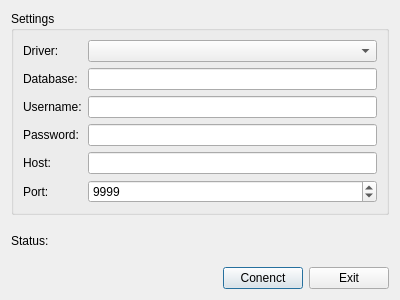
<?xml version="1.0" encoding="UTF-8"?>
<ui version="4.0">
 <class>connect_dialog</class>
 <widget class="QDialog" name="connect_dialog">
  <property name="geometry">
   <rect>
    <x>0</x>
    <y>0</y>
    <width>400</width>
    <height>300</height>
   </rect>
  </property>
  <property name="windowTitle">
   <string>Dialog</string>
  </property>
  <layout class="QVBoxLayout" name="verticalLayout">
   <item>
    <widget class="QGroupBox" name="setting_group">
     <property name="title">
      <string>Settings</string>
     </property>
     <layout class="QGridLayout" name="gridLayout">
      <item row="0" column="0">
       <widget class="QLabel" name="driver_label">
        <property name="text">
         <string>Driver:</string>
        </property>
       </widget>
      </item>
      <item row="0" column="1">
       <widget class="QComboBox" name="driver_edit"/>
      </item>
      <item row="4" column="0">
       <widget class="QLabel" name="host_label">
        <property name="text">
         <string>Host:</string>
        </property>
       </widget>
      </item>
      <item row="2" column="0">
       <widget class="QLabel" name="username_label">
        <property name="text">
         <string>Username:</string>
        </property>
       </widget>
      </item>
      <item row="3" column="0">
       <widget class="QLabel" name="password_label">
        <property name="text">
         <string>Password:</string>
        </property>
       </widget>
      </item>
      <item row="1" column="0">
       <widget class="QLabel" name="database_label">
        <property name="text">
         <string>Database:</string>
        </property>
       </widget>
      </item>
      <item row="5" column="0">
       <widget class="QLabel" name="port_label">
        <property name="text">
         <string>Port:</string>
        </property>
       </widget>
      </item>
      <item row="1" column="1">
       <widget class="QLineEdit" name="database_edit"/>
      </item>
      <item row="2" column="1">
       <widget class="QLineEdit" name="username_edit"/>
      </item>
      <item row="3" column="1">
       <widget class="QLineEdit" name="password_edit"/>
      </item>
      <item row="4" column="1">
       <widget class="QLineEdit" name="host_edit"/>
      </item>
      <item row="5" column="1">
       <widget class="QSpinBox" name="port_edit">
        <property name="maximum">
         <number>65536</number>
        </property>
        <property name="value">
         <number>9999</number>
        </property>
       </widget>
      </item>
     </layout>
    </widget>
   </item>
   <item>
    <widget class="QLabel" name="status_label">
     <property name="frameShape">
      <enum>QFrame::NoFrame</enum>
     </property>
     <property name="frameShadow">
      <enum>QFrame::Plain</enum>
     </property>
     <property name="text">
      <string>Status:</string>
     </property>
    </widget>
   </item>
   <item>
    <layout class="QHBoxLayout" name="horizontalLayout">
     <item>
      <spacer name="horizontalSpacer">
       <property name="orientation">
        <enum>Qt::Horizontal</enum>
       </property>
       <property name="sizeHint" stdset="0">
        <size>
         <width>40</width>
         <height>20</height>
        </size>
       </property>
      </spacer>
     </item>
     <item>
      <widget class="QPushButton" name="ok_button">
       <property name="text">
        <string>Conenct</string>
       </property>
      </widget>
     </item>
     <item>
      <widget class="QPushButton" name="cancel_button">
       <property name="text">
        <string>Exit</string>
       </property>
      </widget>
     </item>
    </layout>
   </item>
  </layout>
 </widget>
 <resources/>
 <connections/>
</ui>
